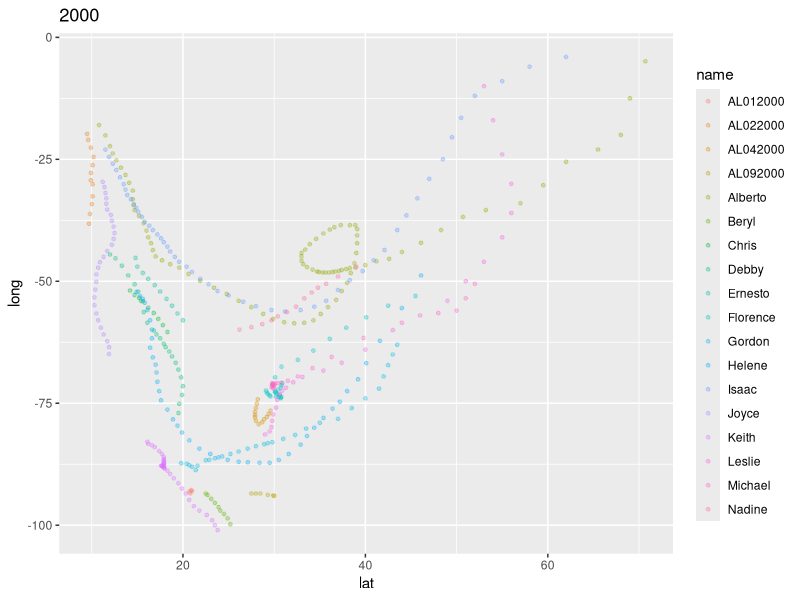
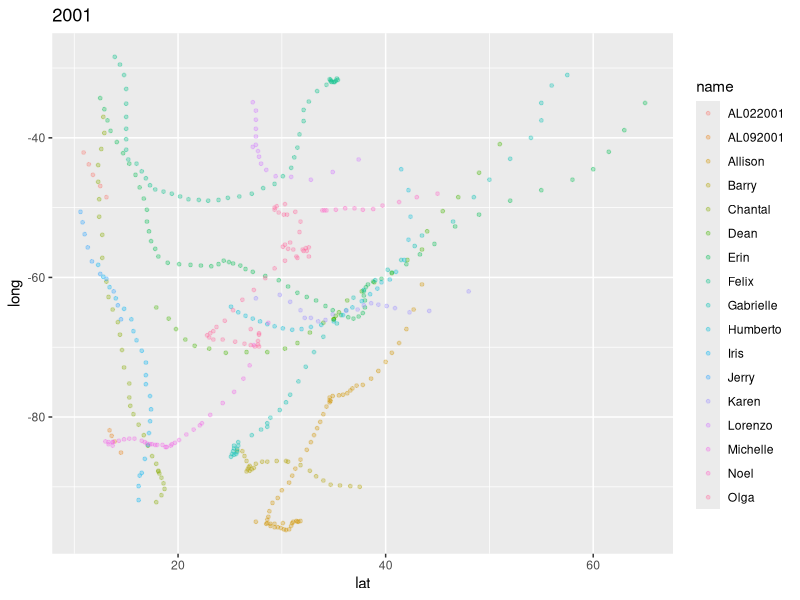
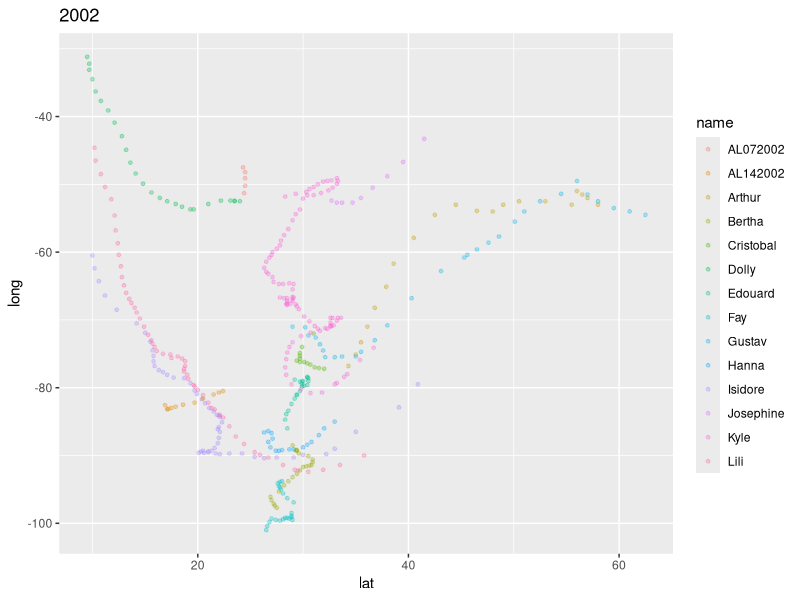
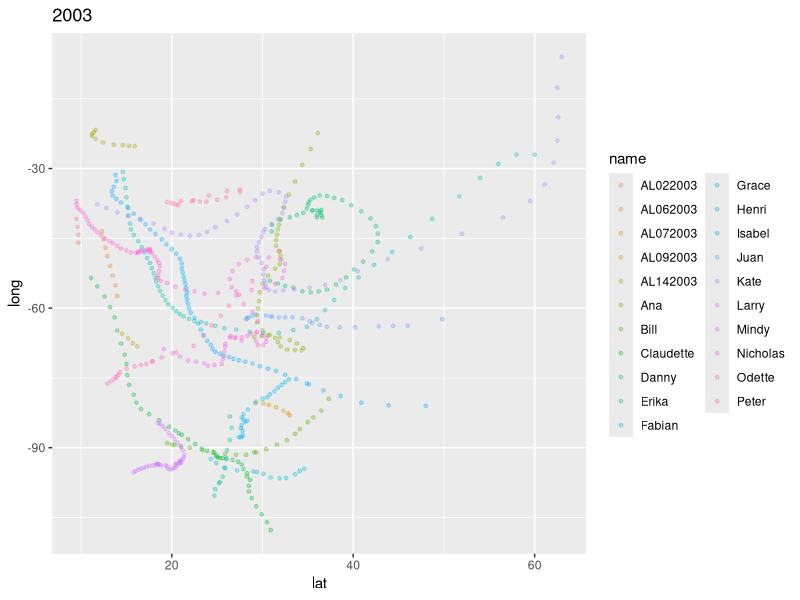
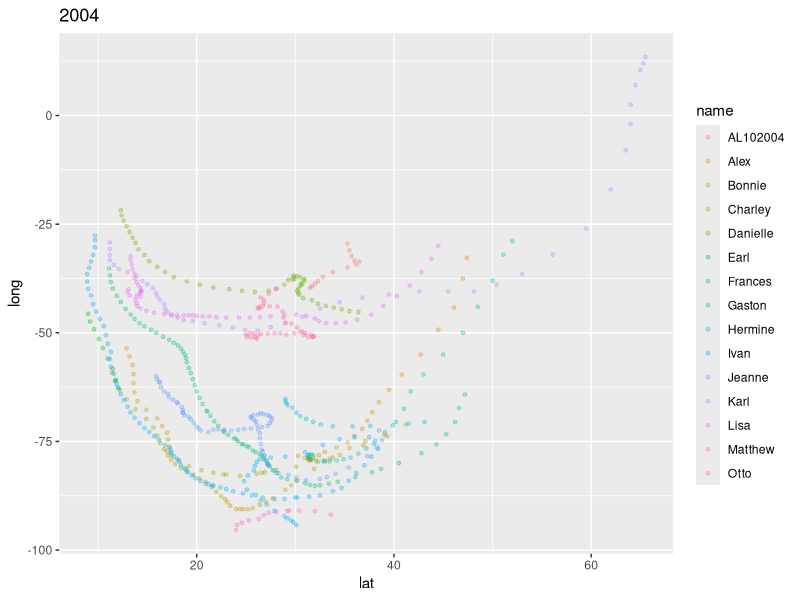
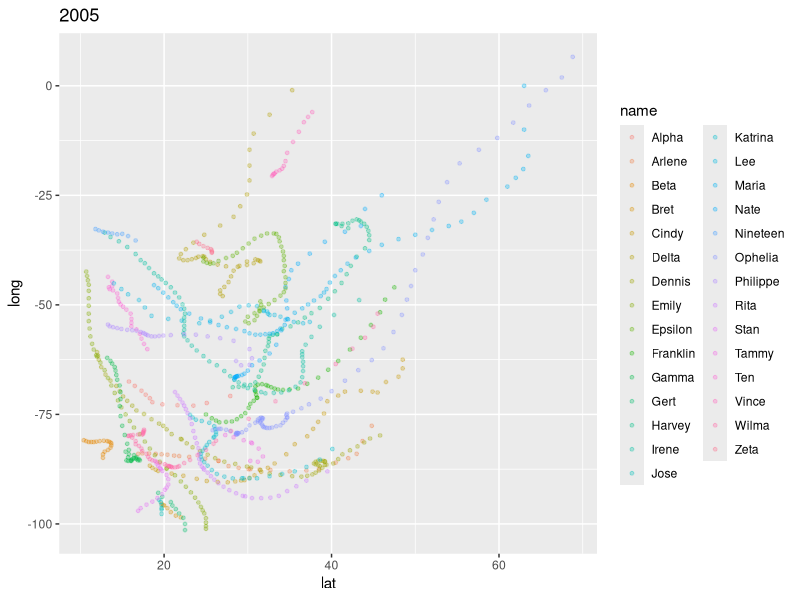
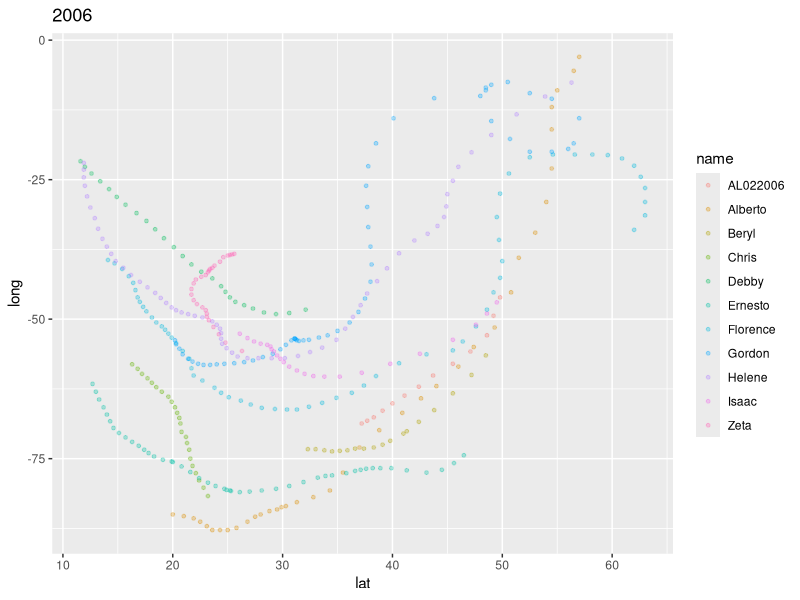
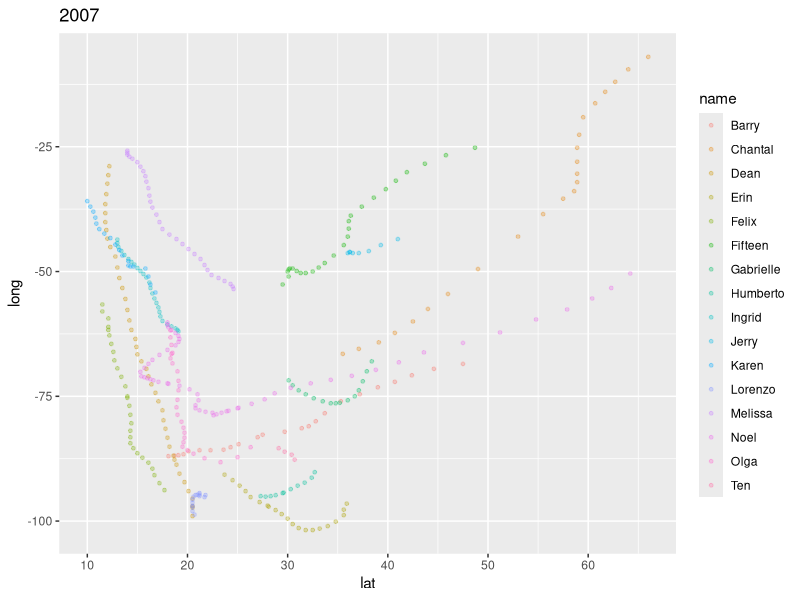

These figures' R source, in order: (Note: this script raises an error after producing the figures.)
## ---- chunk 1
knitr::opts_chunk$set(echo = TRUE, error = TRUE)
## ---- chunk 2
# packages
library(tidyverse)  # ecosystem of data science packages
library(spData)     # data set for spatial analysis
library(magick)     # for gif animation
## ---- chunk 3
storms
## ---- chunk 4
for (yr in 2000:2022) {
  ggplot(data = filter(storms, year == yr),
       mapping = aes(x = lat, y = long, group = name, color = name)) + geom_point(size = 1, alpha = 0.3) + labs(title = yr)
  ggsave(paste0("storm_tracks_", yr, ".png"), width = 6, height = 4)
}
## ---- chunk 5
pngs <- c()
for (yr in 2000:2022) {
  pngs <- c(pngs, paste0("storm_tracks_", yr, ".png"))
}
png_list <- lapply(pngs, image_read)
img_joined <- image_join(png_list)
img_animated <- image_animate(img_joined, fps = 2, delay = 100)
image_write(img_animated, "storm-tracks.gif")

## ---- chunk 6
img_animated
## ---- chunk 7
yr <- 1975
while (yr <= 2020) {
  ggplot(data = filter(storms, year == yr & status == "tropical storm"),
       mapping = aes(x = lat, y = long, group = name, color = name)) + geom_point(size = 1, alpha = 0.3) + labs(title = yr)
  ggsave(paste0("tropicals", yr, ".png"), width = 6, height = 4)
  yr <- yr + 1
}

pngs1 <- c()
for (yr in 1975:2020) {
  pngs1 <- c(pngs1, paste0("tropicals", yr, ".png"))
}
png_list1 <- lapply(pngs1, image_read)
img_joined1 <- image_join(png_list1)
img_animated1 <- image_animate(img_joined1, fps = 2, delay = 100)
image_write(img_animated1, "tropicals.gif")
## ---- chunk 8
img_animated1
